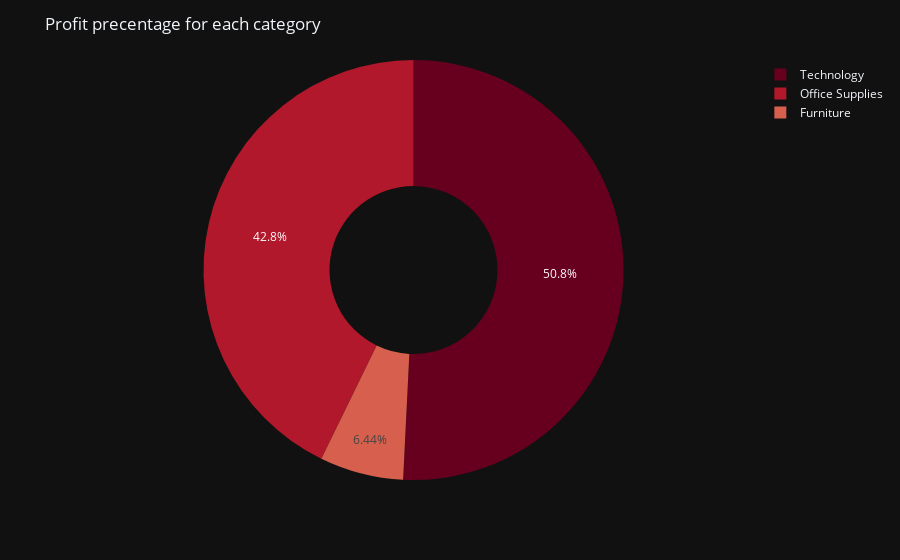

Source (notebook cell):
### Markdown cell above
## Categories

### Code cell
category = df.groupby('Category')['Profit'].sum().sort_values(ascending=False).reset_index()
category
fig = px.pie(category,
            names=category['Category'],
            template='plotly_dark',
            color_discrete_sequence=px.colors.sequential.RdBu,hole=0.4,
            values=category['Profit']
         )


fig.update_layout(
   
   title='Profit precentage for each category ',
   )
fig.show()

### Figure 1 — Plotly figure (JSON) as saved in the notebook; plotly's stock layout.template omitted (floating-point values rounded to 4 significant figures)
{"data": [{"domain": {"x": [0, 1], "y": [0, 1]}, "hole": 0.4, "hovertemplate": "Category=%{label}<br>Profit=%{value}<extra></extra>", "labels": ["Technology", "Office Supplies", "Furniture"], "legendgroup": "", "name": "", "showlegend": true, "type": "pie", "values": [145500.0, 122500.0, 18450.0]}], "layout": {"legend": {"tracegroupgap": 0}, "margin": {"t": 60}, "piecolorway": ["rgb(103,0,31)", "rgb(178,24,43)", "rgb(214,96,77)", "rgb(244,165,130)", "rgb(253,219,199)", "rgb(247,247,247)", "rgb(209,229,240)", "rgb(146,197,222)", "rgb(67,147,195)", "rgb(33,102,172)", "rgb(5,48,97)"], "title": {"text": "Profit precentage for each category "}}}
